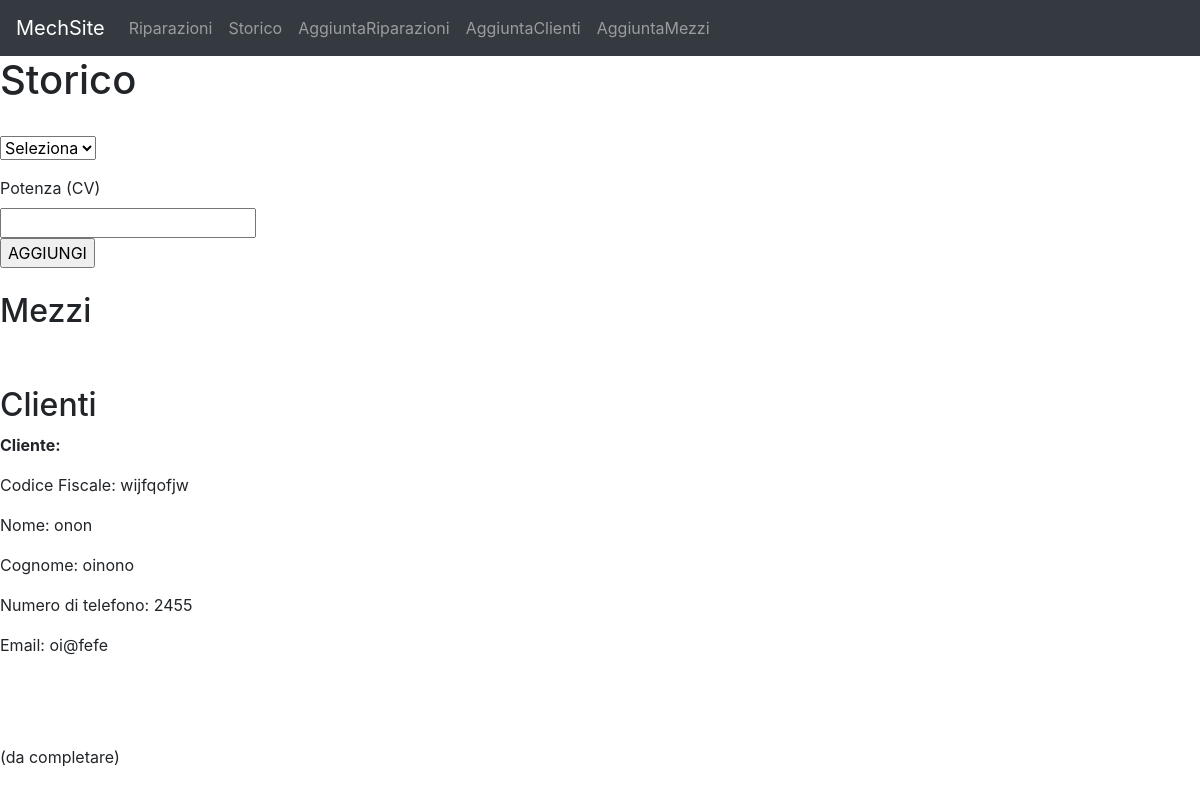
Before: /storico (signed in) with the older database file.
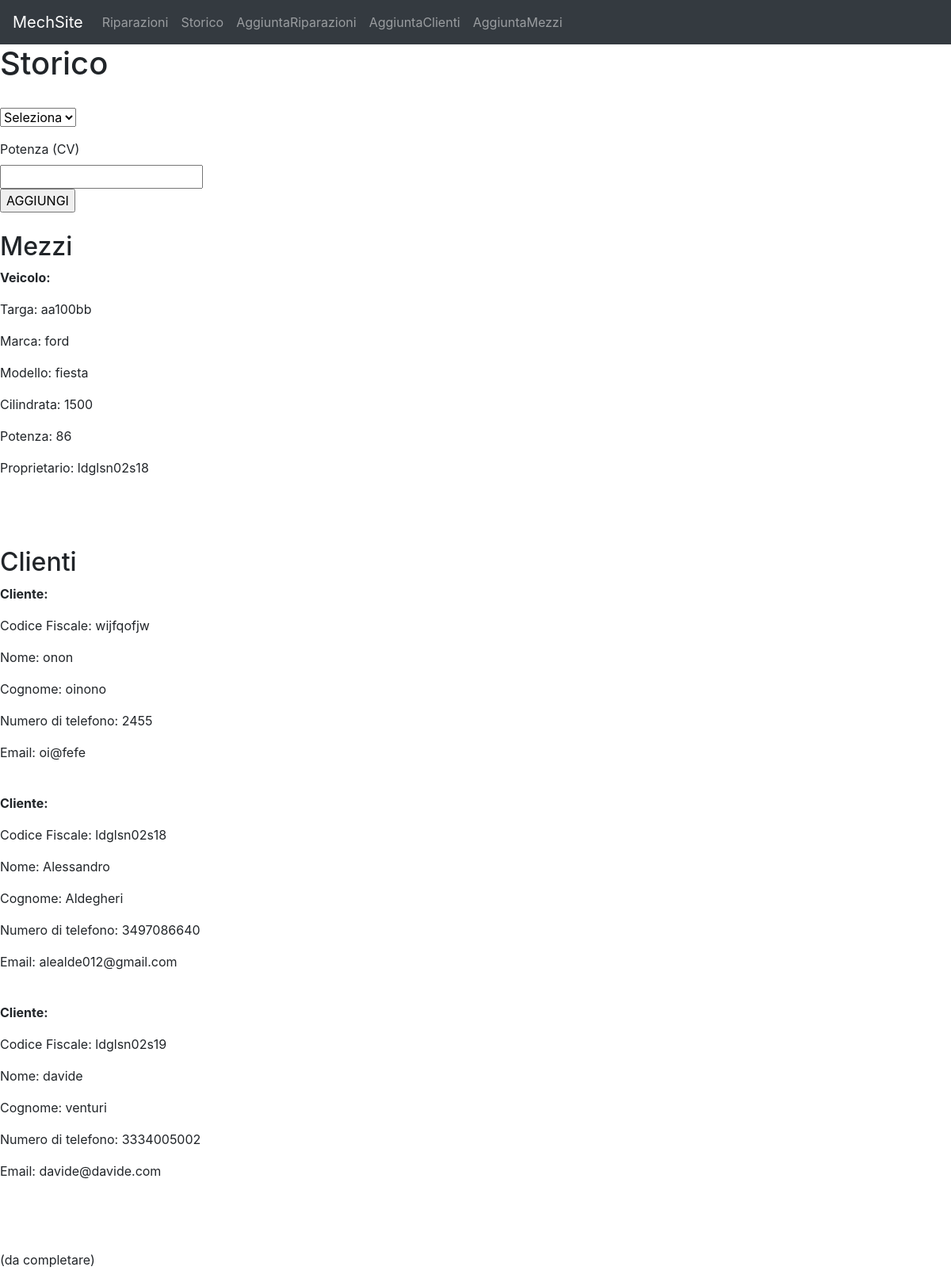
After: the same page with the newer database file.
### __init__.py (models this page shows, shortened)
class Clienti(db.Model):
    cf = db.Column("cf", db.String(16), primary_key=True)
    nome = db.Column("nome", db.String(30))
    cognome = db.Column("cognome", db.String(30))
    ntelefono = db.Column("ntelefono", db.String(10))
    email = db.Column("email", db.String(100))
    password = db.Column("password", db.String(20))
    mecchina = db.relationship("Mezzi", backref="clienti", lazy=True)

class Mezzi(db.Model):
    targa = db.Column("targa", db.String(10), primary_key=True)
    marca = db.Column("marca", db.String(30))
    modello = db.Column("modello", db.String(30))
    cilindrata = db.Column("cilindrata", db.String(10))
    potenza = db.Column("potenza", db.String(10))
    cfcliente = db.Column("cfcliente", db.String(20), db.ForeignKey('clienti.cf'), nullable=False)
    riparazione = db.relationship("Riparazioni", backref="mezzi", lazy=True)

### __init__.py (the view)
@app.route("/storico", methods=["GET", "POST"])
def storico():
    if "pass" in session:
        if request.method=="POST":
            scelta = request.form["scelta"]
            if scelta=="CF":
                cf = request.form["ricerca"]
                lista=Mezzi.query.filter_by(cfcliente=cf).all()
                return render_template("storico.html", controllo=1, listamacchine=lista)
            elif scelta=="Targa":
                targain=request.form["ricerca"]
                lista=Clienti.query.join(Mezzi, Clienti.cf==Mezzi.cfcliente).filter_by(targa=targain).all()
                return render_template("storico.html", controllo=2, listaproprietari=lista)
        else:
            lista1 = Clienti.query.all()
            lista2 = Mezzi.query.all()
            return render_template("storico.html", controllo=0, listamezzi=lista2, listaclienti=lista1)
    else:
        return redirect(url_for("home"))

### templates/storico.html (shortened to what this page needs)
{% extends "template.html" %}
{% block pagecontent %}
<h1>Storico</h1>
<br>
<form class="" action="" method="POST">
  <div class="input-group mb-3">
  <select name="scelta" class="form-select" id="inputGroupSelect01">
    <option selected>Seleziona</option>
  </select>
</div>
<label for="ricerca">Potenza (CV)</label><br>
<input type="text" name="ricerca" value=""><br>
  <input type="submit" name="sub" value="AGGIUNGI">
</form>
<br>
{% if controllo==0%}
<h2>Mezzi</h2>
{% for item in listamezzi %}
<p><b>Veicolo:</b></p>
<p>Targa: {{item.targa}}</p>
<p>Marca: {{item.marca}}</p>
<p>Modello: {{item.modello}}</p>
<p>Cilindrata: {{item.cilindrata}}</p>
<p>Potenza: {{item.potenza}}</p>
<p>Proprietario: {{item.cfcliente}}</p>
<br>
{% endfor %}
<br><br>
<h2>Clienti</h2>
{% for item in listaclienti %}
<p><b>Cliente:</b></p>
<p>Codice Fiscale: {{item.cf}}</p>
<p>Nome: {{item.nome}}</p>
<p>Cognome: {{item.cognome}}</p>
<p>Numero di telefono: {{item.ntelefono}}</p>
<p>Email: {{item.email}}</p>
<br>
{% endfor %}
{%endif%}
<br><br>
<p>(da completare)</p>
{%endblock %}

### templates/template.html (shortened to what this page needs)
<!DOCTYPE html>
<html lang="it" dir="ltr">
  <head>
    <link rel="stylesheet" href="https://stackpath.bootstrapcdn.com/bootstrap/4.3.1/css/bootstrap.min.css">
    <link rel="stylesheet" href="{{ url_for('static', filename='style.css')}}"
    <meta charset="utf-8">
  </head>
  <body>
      <nav class="navbar navbar-expand-lg navbar-dark bg-dark">
      <a class="navbar-brand" href="/riparazioni">MechSite</a>
      <div class="collapse navbar-collapse" id="navbarNav">
        <ul class="navbar-nav">
          <li class="nav-item">
            <a class="nav-link" href="/riparazioni">Riparazioni</a>
          </li>
          <li class="nav-item">
            <a class="nav-link" href="/storico">Storico</a>
          </li>
        <li class="nav-item">
          <a class="nav-link" href="/aggiuntariparazioni">AggiuntaRiparazioni</a>
        </li>
        <li class="nav-item">
          <a class="nav-link" href="/aggiuntaclienti">AggiuntaClienti</a>
        </li>
        <li class="nav-item">
          <a class="nav-link" href="/aggiuntamezzi">AggiuntaMezzi</a>
        </li>
      </ul>
    </div>
  </nav>
    {% block pagecontent %}{% endblock %}
</body>
</html>

### static/style.css (style rules this page uses)
body { background-color: white; }

Changed rows visible on the page:
added Mezzi: targa "aa100bb", marca "ford", modello "fiesta", cilindrata "1500", potenza "86", cfcliente "ldglsn02s18"
added Clienti: cf "ldglsn02s18", nome "Alessandro", cognome "Aldegheri", ntelefono "3497086640", email "alealde012@gmail.com"
added Clienti: cf "ldglsn02s19", nome "davide", cognome "venturi", ntelefono "3334005002", email "davide@davide.com"
